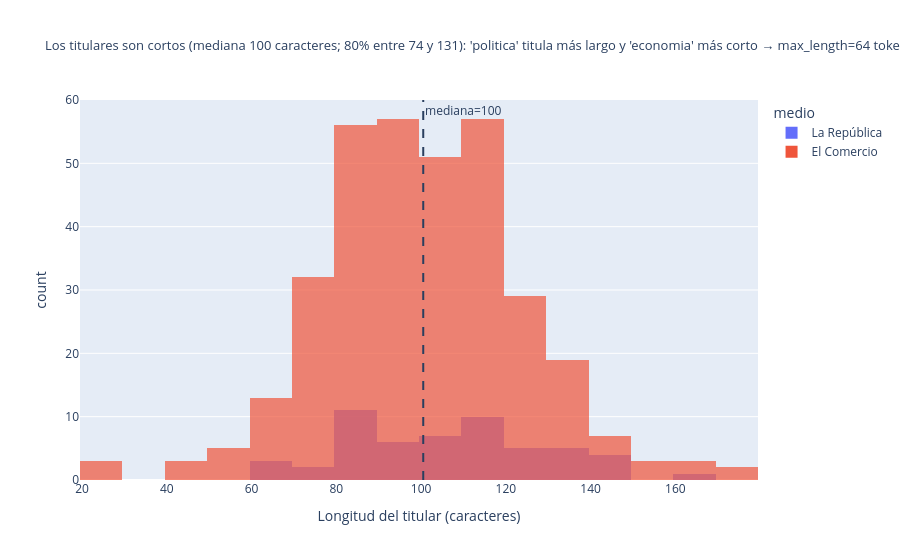

Notebook cell for this chart:
### Code cell
med = df["len_titular"].median()
p10, p90 = df["len_titular"].quantile([.1, .9])
med_cat = df.groupby("categoria")["len_titular"].median().sort_values()
titulo3 = (f"Los titulares son cortos (mediana {med:.0f} caracteres; 80% entre {p10:.0f} y {p90:.0f}): "
           f"'{med_cat.index[-1]}' titula más largo y '{med_cat.index[0]}' más corto → max_length=64 tokens basta")
fig3 = px.histogram(df, x="len_titular", nbins=30, color="medio", barmode="overlay", opacity=0.7,
                    title=titulo3, labels={"len_titular": "Longitud del titular (caracteres)"})
fig3.add_vline(x=med, line_dash="dash", annotation_text=f"mediana={med:.0f}")
fig3.update_layout(title_font_size=13)
mostrar(fig3)

### Figure 1 — Plotly figure (JSON) as saved in the notebook; plotly's stock layout.template omitted (floating-point values rounded to 4 significant figures; data arrays with more than 128 entries replaced by an {"elided": "..."} marker saying what was removed)
{"data": [{"bingroup": "x", "hovertemplate": "medio=La República<br>Longitud del titular (caracteres)=%{x}<br>count=%{y}<extra></extra>", "legendgroup": "La República", "marker": {"color": "#636efa", "opacity": 0.7, "pattern": {"shape": ""}}, "name": "La República", "nbinsx": 30, "orientation": "v", "showlegend": true, "type": "histogram", "x": [95, 116, 84, 86, 83, 60, 91, 120, 61, 71, 73, 84, 114, 82, 112, 110, 103, 88, 105, 110, 125, 104, 116, 99, 98, 85, 105, 89, 98, 66, 97, 108, 100, 136, 109, 143, 119, 149, 142, 82, 132, 121, 81, 112, 147, 164, 130, 130, 89, 122, 124, 113, 116, 131], "xaxis": "x", "yaxis": "y"}, {"bingroup": "x", "hovertemplate": "medio=El Comercio<br>Longitud del titular (caracteres)=%{x}<br>count=%{y}<extra></extra>", "legendgroup": "El Comercio", "marker": {"color": "#EF553B", "opacity": 0.7, "pattern": {"shape": ""}}, "name": "El Comercio", "nbinsx": 30, "orientation": "v", "showlegend": true, "type": "histogram", "x": {"elided": "340 int values"}, "xaxis": "x", "yaxis": "y"}], "layout": {"annotations": [{"showarrow": false, "text": "mediana=100", "x": 100.5, "xanchor": "left", "xref": "x", "y": 1, "yanchor": "top", "yref": "y domain"}], "barmode": "overlay", "legend": {"title": {"text": "medio"}, "tracegroupgap": 0}, "shapes": [{"line": {"dash": "dash"}, "type": "line", "x0": 100.5, "x1": 100.5, "xref": "x", "y0": 0, "y1": 1, "yref": "y domain"}], "title": {"font": {"size": 13}, "text": "Los titulares son cortos (mediana 100 caracteres; 80% entre 74 y 131): 'politica' titula más largo y 'economia' más corto → max_length=64 tokens basta"}, "xaxis": {"anchor": "y", "domain": [0, 1], "title": {"text": "Longitud del titular (caracteres)"}}, "yaxis": {"anchor": "x", "domain": [0, 1], "title": {"text": "count"}}}}
